Frame 1 (no input): blank canvas, image omitted
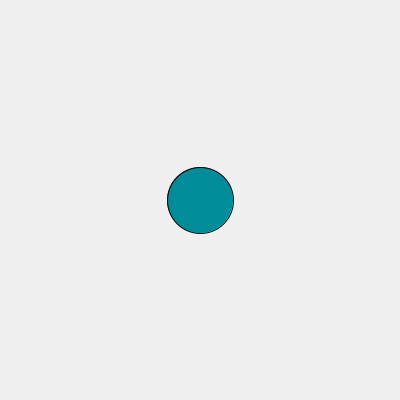
Frame 60 (the mouse pressed at the canvas centre just before this capture)
Frame 120 (the mouse held since frame 60 and released just before this capture): blank canvas, image omitted

The Processing sketch that drew this single still picture (run headless with seeded random() and noise(); from frame 60 on, the mouse is pressed at the canvas centre):

// Processing sketch: PulsatingCircles2
// ── PulsatingCircles2.pde
int rMove = +5;
int slowDown = 1;
int minRadius = 5, maxRadius = 100;
int radius = minRadius;
int xPos = 200;
int yPos = 200;
color c1 = #005599, c2 = #00AA99;

void setup()
{
  size(400, 400);
}

void draw()
{
  background(240);
  fill(lerpColor(c1, c2, (float) radius / (float) maxRadius));

  ellipse(xPos, yPos, radius, radius);
  if (frameCount % slowDown == 0)
  {
    radius += rMove;
    if (radius > maxRadius)
      rMove = -1;
    else if (radius < minRadius)
      rMove = +1;
  }
}

void keyPressed()
{
  exit();
}

/*
void draw()
{
  background(240);
  fill(lerpColor(c1, c2, (float) radius / (float) maxRadius));

  rMove = -rMove;
  for (int radius = minRadius; radius <= maxRadius && radius >= minRadius; radius += rMove)
  {
    ellipse(xPos, yPos, radius, radius);
    delay(1000);
  }
}
*/
